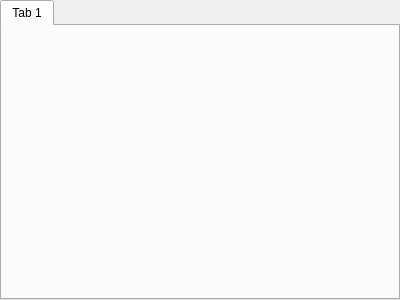
<?xml version="1.0" encoding="UTF-8"?>
<ui version="4.0">
 <class>CustomCommandsPage</class>
 <widget class="QWidget" name="CustomCommandsPage">
  <property name="geometry">
   <rect>
    <x>0</x>
    <y>0</y>
    <width>400</width>
    <height>300</height>
   </rect>
  </property>
  <property name="windowTitle">
   <string>TabWidget</string>
  </property>
  <layout class="QVBoxLayout" name="verticalLayout_2">
   <property name="leftMargin">
    <number>0</number>
   </property>
   <property name="topMargin">
    <number>0</number>
   </property>
   <property name="rightMargin">
    <number>0</number>
   </property>
   <property name="bottomMargin">
    <number>0</number>
   </property>
   <item>
    <widget class="QTabWidget" name="tabWidget">
     <property name="currentIndex">
      <number>0</number>
     </property>
     <widget class="QWidget" name="tab">
      <attribute name="title">
       <string>Tab 1</string>
      </attribute>
      <layout class="QVBoxLayout" name="verticalLayout_3">
       <item>
        <widget class="CustomCommands" name="commands" native="true"/>
       </item>
      </layout>
     </widget>
    </widget>
   </item>
  </layout>
 </widget>
 <customwidgets>
  <customwidget>
   <class>CustomCommands</class>
   <extends>QWidget</extends>
   <header>ui/widgets/CustomCommands.h</header>
   <container>1</container>
  </customwidget>
 </customwidgets>
 <resources/>
 <connections/>
</ui>
